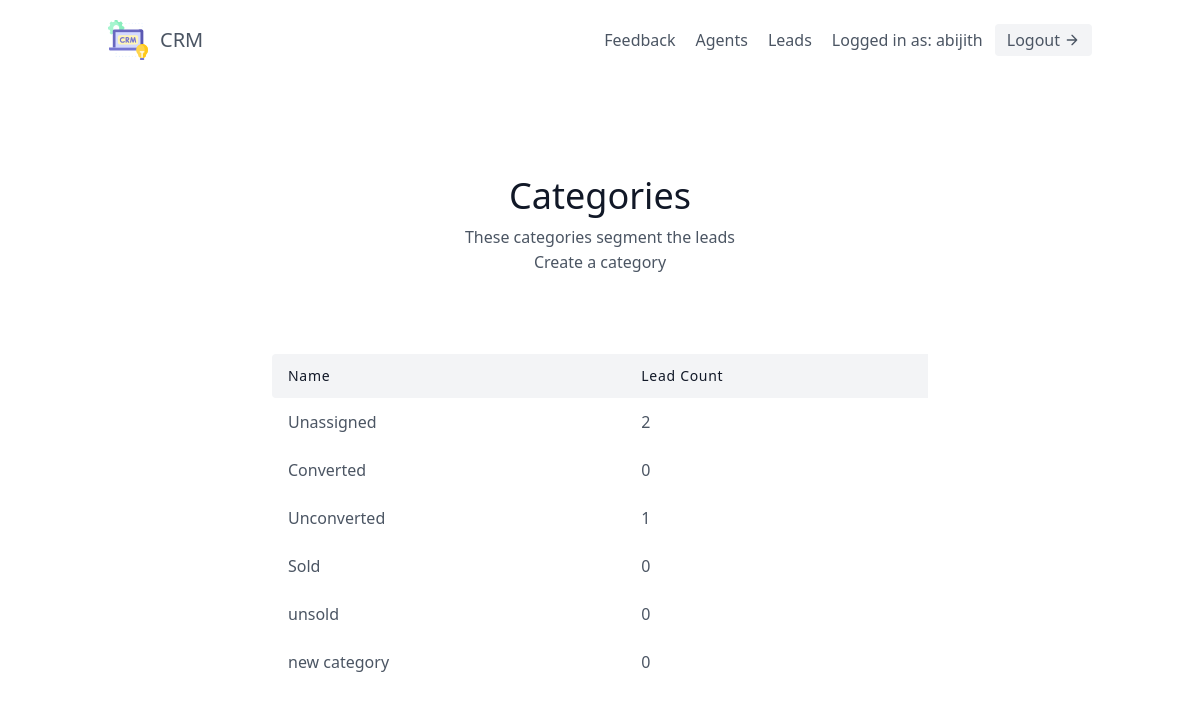
The page /leads/categories/ (signed in) on the database its author committed.
### leads/models.py (models this page shows, shortened)
class User(AbstractUser):
    is_organiser = models.BooleanField(default = True)
    is_agent = models.BooleanField(default = False)
    is_customer = models.BooleanField(default = False)

class Category(models.Model):
    name = models.CharField(max_length = 30)
    total_count = models.IntegerField(default = 0)
    organisation = models.ForeignKey(UserProfile, on_delete=models.CASCADE)

### leads/views.py (the view)
# urls.py: path('categories/',CategoryListView.as_view(), name = 'category-list'),
class CategoryListView(LoginRequiredMixin, generic.ListView):
    template_name = "leads/category_list.html"
    context_object_name = "category_list"
    def get_context_data(self, **kwargs):
        context = super(CategoryListView, self).get_context_data(**kwargs)
        user = self.request.user
        if user.is_organiser:
            queryset = Lead.objects.filter(organisation=user.userprofile)
        else:
            queryset = Lead.objects.filter(organisation=user.agent.organisation)
        context.update({
            "unassigned_lead_count": queryset.filter(category__isnull = True).count(),
            "queryset" : queryset,
            "category": category
        })
        return context
    def get_queryset(self):
        user = self.request.user
        if user.is_organiser:
            queryset = Category.objects.filter(organisation=user.userprofile)
        else:
            queryset = Category.objects.filter(organisation=user.agent.organisation)
        return queryset

### leads/templates/leads/category_list.html (shortened to what this page needs)
{% extends "base.html"%}
{% block content%}
<section class="text-gray-600 body-font">
  <div class="container px-5 py-24 mx-auto">
    <div class="flex flex-col text-center w-full mb-20">
      <h1 class="sm:text-4xl text-3xl font-medium title-font mb-2 text-gray-900">Categories</h1>
      <p class="lg:w-2/3 mx-auto leading-relaxed text-base">
     These categories segment the leads
      </p>
    <a href = "{% url 'leads:category-create' %}" class = "hover:text-blue-500">Create a category</a>
    </div>
    <div class="lg:w-2/3 w-full mx-auto overflow-auto">
      <table class="table-auto w-full text-left whitespace-no-wrap">
        <thead>
          <tr>
            <th class="px-4 py-3 title-font tracking-wider font-medium text-gray-900 text-sm bg-gray-100 rounded-tl rounded-bl">Name</th>
            <th class="px-4 py-3 title-font tracking-wider font-medium text-gray-900 text-sm bg-gray-100">Lead Count</th>
          </tr>
        </thead>
        <tbody>
        <tr>
            <td class="px-4 py-3">Unassigned</td>
            <td class="px-4 py-3">{{ unassigned_lead_count }}</td>
        </tr>
        {% for category in category_list %}
          <tr>
          <td class="px-4 py-3">
            <a class = "hover:text-blue-500" href = "{% url 'leads:category-detail' category.pk %}">{{ category.name }}</a>
            </td>
            <td class="px-4 py-3">{{ category.total_count }}</td>
          </tr>
          {% endfor %}
        </tbody>
      </table>
    </div>
  </div>
</section>
{% endblock content %}

### templates/navbar.html (shortened to what this page needs)
<header class="text-gray-600 body-font">
  <div class="container mx-auto flex flex-wrap p-5 flex-col md:flex-row items-center">
    <a class="flex title-font font-medium items-center text-gray-900 mb-4 md:mb-0">
      <a href="{% url 'landing-page'%}"><span class="ml-3 text-xl">CRM</span></a>
    </a>
    <nav class="md:ml-auto flex flex-wrap items-center text-base justify-center">
    <a href="{% url 'leads:feedback' %}" class="mr-5 hover:text-blue-500">Feedback</a>
    {% if request.user.is_organiser %}
      <a href="{% url 'agents:agent-list'%}" class="mr-5 hover:text-blue-500">Agents</a>
      <a href="{% url 'leads:lead-list'%}" class="mr-5 hover:text-blue-500">Leads</a>
    {% endif %}
    </nav>
    {% if request.user.is_authenticated %}
    Logged in as: {{ request.user.username}}
    <a href="{% url 'logout' %}" class="ml-3 inline-flex items-center bg-gray-100 border-0 py-1 px-3 focus:outline-none hover:bg-gray-200 rounded text-base mt-4 md:mt-0">
    Logout
      <svg fill="none" stroke="currentColor" stroke-linecap="round" stroke-linejoin="round" stroke-width="2" class="w-4 h-4 ml-1" viewBox="0 0 24 24">
        <path d="M5 12h14M12 5l7 7-7 7"></path>
      </svg>
    </a>
    {% endif %}
  </div>
</header>

### rows shown on the page
User: user.username "abijith"
Category: name "Converted", total_count "0"
Category: name "Unconverted", total_count "1"
Category: name "Sold", total_count "0"
Category: name "unsold", total_count "0"
Category: name "new category", total_count "0"

### other values the page prints
{{ unassigned_lead_count }} "2"
